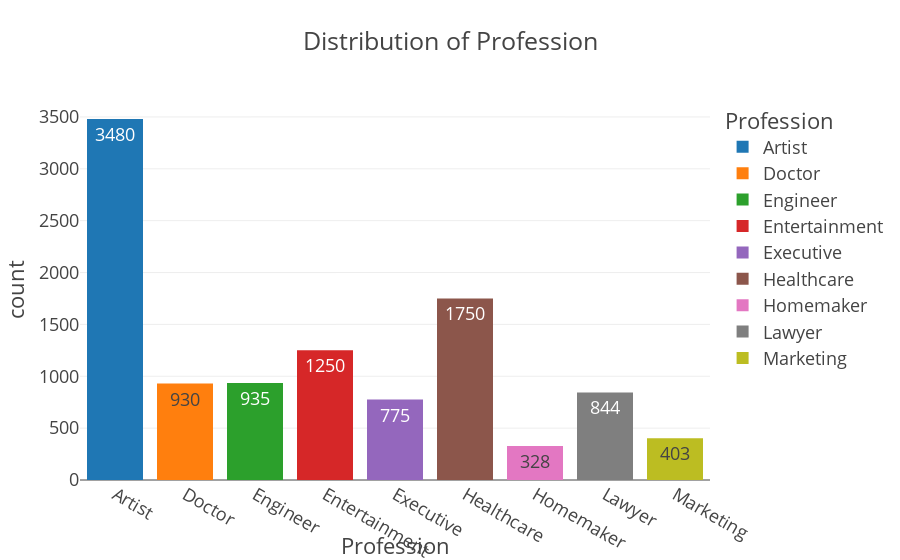

Notebook code cell kept with this figure:
### Code cell
px.bar(profession, x="Profession",y="count", color="Profession", text="count", title= " Distribution of Profession ",
      template="presentation")

### Figure 1 — Plotly figure (JSON) as saved in the notebook; plotly's stock layout.template omitted (floating-point values rounded to 4 significant figures)
{"data": [{"alignmentgroup": "True", "hovertemplate": "Profession=%{x}<br>count=%{text}<extra></extra>", "legendgroup": "Artist", "marker": {"color": "#1F77B4", "pattern": {"shape": ""}}, "name": "Artist", "offsetgroup": "Artist", "orientation": "v", "showlegend": true, "text": [3480], "textposition": "auto", "type": "bar", "x": ["Artist"], "xaxis": "x", "y": [3480], "yaxis": "y"}, {"alignmentgroup": "True", "hovertemplate": "Profession=%{x}<br>count=%{text}<extra></extra>", "legendgroup": "Doctor", "marker": {"color": "#FF7F0E", "pattern": {"shape": ""}}, "name": "Doctor", "offsetgroup": "Doctor", "orientation": "v", "showlegend": true, "text": [930], "textposition": "auto", "type": "bar", "x": ["Doctor"], "xaxis": "x", "y": [930], "yaxis": "y"}, {"alignmentgroup": "True", "hovertemplate": "Profession=%{x}<br>count=%{text}<extra></extra>", "legendgroup": "Engineer", "marker": {"color": "#2CA02C", "pattern": {"shape": ""}}, "name": "Engineer", "offsetgroup": "Engineer", "orientation": "v", "showlegend": true, "text": [935], "textposition": "auto", "type": "bar", "x": ["Engineer"], "xaxis": "x", "y": [935], "yaxis": "y"}, {"alignmentgroup": "True", "hovertemplate": "Profession=%{x}<br>count=%{text}<extra></extra>", "legendgroup": "Entertainment", "marker": {"color": "#D62728", "pattern": {"shape": ""}}, "name": "Entertainment", "offsetgroup": "Entertainment", "orientation": "v", "showlegend": true, "text": [1250], "textposition": "auto", "type": "bar", "x": ["Entertainment"], "xaxis": "x", "y": [1250], "yaxis": "y"}, {"alignmentgroup": "True", "hovertemplate": "Profession=%{x}<br>count=%{text}<extra></extra>", "legendgroup": "Executive", "marker": {"color": "#9467BD", "pattern": {"shape": ""}}, "name": "Executive", "offsetgroup": "Executive", "orientation": "v", "showlegend": true, "text": [775], "textposition": "auto", "type": "bar", "x": ["Executive"], "xaxis": "x", "y": [775], "yaxis": "y"}, {"alignmentgroup": "True", "hovertemplate": "Profession=%{x}<br>count=%{text}<extra></extra>", "legendgroup": "Healthcare", "marker": {"color": "#8C564B", "pattern": {"shape": ""}}, "name": "Healthcare", "offsetgroup": "Healthcare", "orientation": "v", "showlegend": true, "text": [1750], "textposition": "auto", "type": "bar", "x": ["Healthcare"], "xaxis": "x", "y": [1750], "yaxis": "y"}, {"alignmentgroup": "True", "hovertemplate": "Profession=%{x}<br>count=%{text}<extra></extra>", "legendgroup": "Homemaker", "marker": {"color": "#E377C2", "pattern": {"shape": ""}}, "name": "Homemaker", "offsetgroup": "Homemaker", "orientation": "v", "showlegend": true, "text": [328], "textposition": "auto", "type": "bar", "x": ["Homemaker"], "xaxis": "x", "y": [328], "yaxis": "y"}, {"alignmentgroup": "True", "hovertemplate": "Profession=%{x}<br>count=%{text}<extra></extra>", "legendgroup": "Lawyer", "marker": {"color": "#7F7F7F", "pattern": {"shape": ""}}, "name": "Lawyer", "offsetgroup": "Lawyer", "orientation": "v", "showlegend": true, "text": [844], "textposition": "auto", "type": "bar", "x": ["Lawyer"], "xaxis": "x", "y": [844], "yaxis": "y"}, {"alignmentgroup": "True", "hovertemplate": "Profession=%{x}<br>count=%{text}<extra></extra>", "legendgroup": "Marketing", "marker": {"color": "#BCBD22", "pattern": {"shape": ""}}, "name": "Marketing", "offsetgroup": "Marketing", "orientation": "v", "showlegend": true, "text": [403], "textposition": "auto", "type": "bar", "x": ["Marketing"], "xaxis": "x", "y": [403], "yaxis": "y"}], "layout": {"barmode": "relative", "legend": {"title": {"text": "Profession"}, "tracegroupgap": 0}, "title": {"text": " Distribution of Profession "}, "xaxis": {"anchor": "y", "categoryarray": ["Artist", "Doctor", "Engineer", "Entertainment", "Executive", "Healthcare", "Homemaker", "Lawyer", "Marketing"], "categoryorder": "array", "domain": [0, 1], "title": {"text": "Profession"}}, "yaxis": {"anchor": "x", "domain": [0, 1], "title": {"text": "count"}}}}
